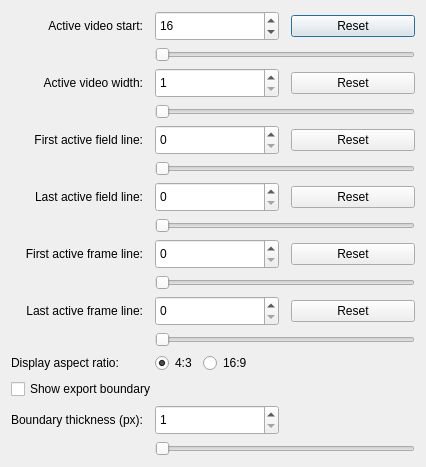
<?xml version="1.0" encoding="UTF-8"?>
<ui version="4.0">
 <class>VideoParametersDialog</class>
 <widget class="QDialog" name="VideoParametersDialog">
  <property name="geometry">
   <rect>
    <x>0</x>
    <y>0</y>
    <width>520</width>
    <height>520</height>
   </rect>
  </property>
  <property name="windowTitle">
   <string>Video Parameters</string>
  </property>
  <layout class="QGridLayout" name="gridLayout">
   <property name="sizeConstraint">
    <enum>QLayout::SetFixedSize</enum>
   </property>
   <property name="horizontalSpacing">
    <number>12</number>
   </property>
   <item row="0" column="0">
    <widget class="QLabel" name="activeVideoStartlLabel">
     <property name="text">
      <string>Active video start:</string>
     </property>
     <property name="alignment">
      <set>Qt::AlignRight|Qt::AlignTrailing|Qt::AlignVCenter</set>
     </property>
    </widget>
   </item>
   <item row="0" column="1">
    <widget class="QSpinBox" name="activeVideoStartSpinBox">
     <property name="sizePolicy">
      <sizepolicy hsizetype="Preferred" vsizetype="Fixed">
       <horstretch>0</horstretch>
       <verstretch>0</verstretch>
      </sizepolicy>
     </property>
     <property name="minimumSize">
      <size>
       <width>70</width>
       <height>30</height>
      </size>
     </property>
     <property name="prefix">
      <string></string>
     </property>
     <property name="minimum">
      <number>0</number>
     </property>
     <property name="maximum">
      <number>1134</number>
     </property>
     <property name="singleStep">
      <number>1</number>
     </property>
     <property name="value">
      <number>16</number>
     </property>
     <property name="displayIntegerBase">
      <number>10</number>
     </property>
    </widget>
   </item>
   <item row="0" column="2">
    <widget class="QPushButton" name="activeVideoStartResetButton">
     <property name="minimumSize">
      <size>
       <width>100</width>
       <height>0</height>
      </size>
     </property>
     <property name="text">
      <string>Reset</string>
     </property>
    </widget>
   </item>
   <item row="1" column="1" colspan="2">
    <widget class="QSlider" name="activeVideoStartHorizontalSlider">
     <property name="minimumSize">
      <size>
       <width>260</width>
       <height>0</height>
      </size>
     </property>
     <property name="orientation">
      <enum>Qt::Horizontal</enum>
     </property>
     <property name="singleStep">
      <number>1</number>
     </property>
     <property name="pageStep">
      <number>10</number>
     </property>
    </widget>
   </item>
   <item row="2" column="0">
    <widget class="QLabel" name="activeVideoWidthlLabel">
     <property name="text">
      <string>Active video width:</string>
     </property>
     <property name="alignment">
      <set>Qt::AlignRight|Qt::AlignTrailing|Qt::AlignVCenter</set>
     </property>
    </widget>
   </item>
   <item row="2" column="1">
    <widget class="QSpinBox" name="activeVideoWidthSpinBox">
     <property name="sizePolicy">
      <sizepolicy hsizetype="Preferred" vsizetype="Fixed">
       <horstretch>0</horstretch>
       <verstretch>0</verstretch>
      </sizepolicy>
     </property>
     <property name="minimumSize">
      <size>
       <width>70</width>
       <height>30</height>
      </size>
     </property>
     <property name="prefix">
      <string></string>
     </property>
     <property name="minimum">
      <number>1</number>
     </property>
     <property name="maximum">
      <number>1135</number>
     </property>
     <property name="singleStep">
      <number>1</number>
     </property>
     <property name="value">
      <number>1</number>
     </property>
     <property name="displayIntegerBase">
      <number>10</number>
     </property>
    </widget>
   </item>
   <item row="2" column="2">
    <widget class="QPushButton" name="activeVideoWidthResetButton">
     <property name="minimumSize">
      <size>
       <width>100</width>
       <height>0</height>
      </size>
     </property>
     <property name="text">
      <string>Reset</string>
     </property>
    </widget>
   </item>
   <item row="3" column="1" colspan="2">
    <widget class="QSlider" name="activeVideoWidthHorizontalSlider">
     <property name="minimumSize">
      <size>
       <width>260</width>
       <height>0</height>
      </size>
     </property>
     <property name="orientation">
      <enum>Qt::Horizontal</enum>
     </property>
     <property name="singleStep">
      <number>1</number>
     </property>
     <property name="pageStep">
      <number>10</number>
     </property>
    </widget>
   </item>
   <item row="4" column="0">
    <widget class="QLabel" name="firstActiveFieldLineLabel">
     <property name="text">
      <string>First active field line:</string>
     </property>
     <property name="alignment">
      <set>Qt::AlignRight|Qt::AlignTrailing|Qt::AlignVCenter</set>
     </property>
    </widget>
   </item>
   <item row="4" column="1">
    <widget class="QSpinBox" name="firstActiveFieldLineSpinBox">
     <property name="minimumSize">
      <size>
       <width>70</width>
       <height>30</height>
      </size>
     </property>
     <property name="singleStep">
      <number>1</number>
     </property>
     <property name="displayIntegerBase">
      <number>10</number>
     </property>
    </widget>
   </item>
   <item row="4" column="2">
    <widget class="QPushButton" name="firstActiveFieldLineResetButton">
     <property name="minimumSize">
      <size>
       <width>100</width>
       <height>0</height>
      </size>
     </property>
     <property name="text">
      <string>Reset</string>
     </property>
    </widget>
   </item>
   <item row="5" column="1" colspan="2">
    <widget class="QSlider" name="firstActiveFieldLineHorizontalSlider">
     <property name="minimumSize">
      <size>
       <width>260</width>
       <height>0</height>
      </size>
     </property>
     <property name="orientation">
      <enum>Qt::Horizontal</enum>
     </property>
     <property name="singleStep">
      <number>1</number>
     </property>
     <property name="pageStep">
      <number>10</number>
     </property>
    </widget>
   </item>
   <item row="6" column="0">
    <widget class="QLabel" name="lastActiveFieldLineLabel">
     <property name="text">
      <string>Last active field line:</string>
     </property>
     <property name="alignment">
      <set>Qt::AlignRight|Qt::AlignTrailing|Qt::AlignVCenter</set>
     </property>
    </widget>
   </item>
   <item row="6" column="1">
    <widget class="QSpinBox" name="lastActiveFieldLineSpinBox">
     <property name="minimumSize">
      <size>
       <width>70</width>
       <height>30</height>
      </size>
     </property>
     <property name="singleStep">
      <number>1</number>
     </property>
     <property name="displayIntegerBase">
      <number>10</number>
     </property>
    </widget>
   </item>
   <item row="6" column="2">
    <widget class="QPushButton" name="lastActiveFieldLineResetButton">
     <property name="minimumSize">
      <size>
       <width>100</width>
       <height>0</height>
      </size>
     </property>
     <property name="text">
      <string>Reset</string>
     </property>
    </widget>
   </item>
   <item row="7" column="1" colspan="2">
    <widget class="QSlider" name="lastActiveFieldLineHorizontalSlider">
     <property name="minimumSize">
      <size>
       <width>260</width>
       <height>0</height>
      </size>
     </property>
     <property name="orientation">
      <enum>Qt::Horizontal</enum>
     </property>
     <property name="singleStep">
      <number>1</number>
     </property>
     <property name="pageStep">
      <number>10</number>
     </property>
    </widget>
   </item>
   <item row="8" column="0">
    <widget class="QLabel" name="firstActiveFrameLineLabel">
     <property name="text">
      <string>First active frame line:</string>
     </property>
     <property name="alignment">
      <set>Qt::AlignRight|Qt::AlignTrailing|Qt::AlignVCenter</set>
     </property>
    </widget>
   </item>
   <item row="8" column="1">
    <widget class="QSpinBox" name="firstActiveFrameLineSpinBox">
     <property name="minimumSize">
      <size>
       <width>70</width>
       <height>30</height>
      </size>
     </property>
     <property name="singleStep">
      <number>1</number>
     </property>
     <property name="displayIntegerBase">
      <number>10</number>
     </property>
    </widget>
   </item>
   <item row="8" column="2">
    <widget class="QPushButton" name="firstActiveFrameLineResetButton">
     <property name="minimumSize">
      <size>
       <width>100</width>
       <height>0</height>
      </size>
     </property>
     <property name="text">
      <string>Reset</string>
     </property>
    </widget>
   </item>
   <item row="9" column="1" colspan="2">
    <widget class="QSlider" name="firstActiveFrameLineHorizontalSlider">
     <property name="minimumSize">
      <size>
       <width>260</width>
       <height>0</height>
      </size>
     </property>
     <property name="orientation">
      <enum>Qt::Horizontal</enum>
     </property>
     <property name="singleStep">
      <number>1</number>
     </property>
     <property name="pageStep">
      <number>10</number>
     </property>
    </widget>
   </item>
   <item row="10" column="0">
    <widget class="QLabel" name="lastActiveFrameLineLabel">
     <property name="text">
      <string>Last active frame line:</string>
     </property>
     <property name="alignment">
      <set>Qt::AlignRight|Qt::AlignTrailing|Qt::AlignVCenter</set>
     </property>
    </widget>
   </item>
   <item row="10" column="1">
    <widget class="QSpinBox" name="lastActiveFrameLineSpinBox">
     <property name="minimumSize">
      <size>
       <width>70</width>
       <height>30</height>
      </size>
     </property>
     <property name="singleStep">
      <number>1</number>
     </property>
     <property name="displayIntegerBase">
      <number>10</number>
     </property>
    </widget>
   </item>
   <item row="10" column="2">
    <widget class="QPushButton" name="lastActiveFrameLineResetButton">
     <property name="minimumSize">
      <size>
       <width>100</width>
       <height>0</height>
      </size>
     </property>
     <property name="text">
      <string>Reset</string>
     </property>
    </widget>
   </item>
   <item row="11" column="1" colspan="2">
    <widget class="QSlider" name="lastActiveFrameLineHorizontalSlider">
     <property name="minimumSize">
      <size>
       <width>260</width>
       <height>0</height>
      </size>
     </property>
     <property name="orientation">
      <enum>Qt::Horizontal</enum>
     </property>
     <property name="singleStep">
      <number>1</number>
     </property>
     <property name="pageStep">
      <number>10</number>
     </property>
    </widget>
   </item>
   <item row="12" column="0">
    <widget class="QLabel" name="aspectRatioLabel">
     <property name="text">
      <string>Display aspect ratio:</string>
     </property>
     <property name="alignment">
      <set>Qt::AlignLeading|Qt::AlignLeft|Qt::AlignVCenter</set>
     </property>
    </widget>
   </item>
   <item row="12" column="1" colspan="2">
    <widget class="QWidget" name="aspectRatioWidget" native="true">
     <layout class="QHBoxLayout" name="horizontalLayout">
      <property name="leftMargin">
       <number>0</number>
      </property>
      <property name="topMargin">
       <number>0</number>
      </property>
      <property name="rightMargin">
       <number>0</number>
      </property>
      <property name="bottomMargin">
       <number>0</number>
      </property>
      <item>
       <widget class="QRadioButton" name="aspectRatio43RadioButton">
        <property name="text">
         <string>4:3</string>
        </property>
        <property name="checked">
         <bool>true</bool>
        </property>
        <attribute name="buttonGroup">
         <string notr="true">aspectRatioButtonGroup</string>
        </attribute>
       </widget>
      </item>
      <item>
       <widget class="QRadioButton" name="aspectRatio169RadioButton">
        <property name="text">
         <string>16:9</string>
        </property>
        <attribute name="buttonGroup">
         <string notr="true">aspectRatioButtonGroup</string>
        </attribute>
       </widget>
      </item>
      <item>
       <spacer name="horizontalSpacer">
        <property name="orientation">
         <enum>Qt::Horizontal</enum>
        </property>
        <property name="sizeHint" stdset="0">
         <size>
          <width>0</width>
          <height>0</height>
         </size>
        </property>
       </spacer>
      </item>
     </layout>
    </widget>
   </item>
   <item row="13" column="0" colspan="3">
    <widget class="QCheckBox" name="exportBoundaryCheckBox">
     <property name="text">
      <string>Show export boundary</string>
     </property>
    </widget>
   </item>
   <item row="14" column="0">
    <widget class="QLabel" name="exportBoundaryThicknessLabel">
     <property name="text">
      <string>Boundary thickness (px):</string>
     </property>
     <property name="alignment">
      <set>Qt::AlignRight|Qt::AlignTrailing|Qt::AlignVCenter</set>
     </property>
    </widget>
   </item>
   <item row="14" column="1">
    <widget class="QSpinBox" name="exportBoundaryThicknessSpinBox">
     <property name="minimumSize">
      <size>
       <width>70</width>
       <height>30</height>
      </size>
     </property>
     <property name="minimum">
      <number>1</number>
     </property>
     <property name="maximum">
      <number>8</number>
     </property>
     <property name="singleStep">
      <number>1</number>
     </property>
     <property name="displayIntegerBase">
      <number>10</number>
     </property>
    </widget>
   </item>
   <item row="15" column="1" colspan="2">
    <widget class="QSlider" name="exportBoundaryThicknessHorizontalSlider">
     <property name="minimumSize">
      <size>
       <width>260</width>
       <height>0</height>
      </size>
     </property>
     <property name="orientation">
      <enum>Qt::Horizontal</enum>
     </property>
     <property name="minimum">
      <number>1</number>
     </property>
     <property name="maximum">
      <number>8</number>
     </property>
     <property name="singleStep">
      <number>1</number>
     </property>
     <property name="pageStep">
      <number>1</number>
     </property>
    </widget>
   </item>
  </layout>
 </widget>
 <resources/>
 <connections/>
 <buttongroups>
  <buttongroup name="aspectRatioButtonGroup"/>
 </buttongroups>
</ui>
